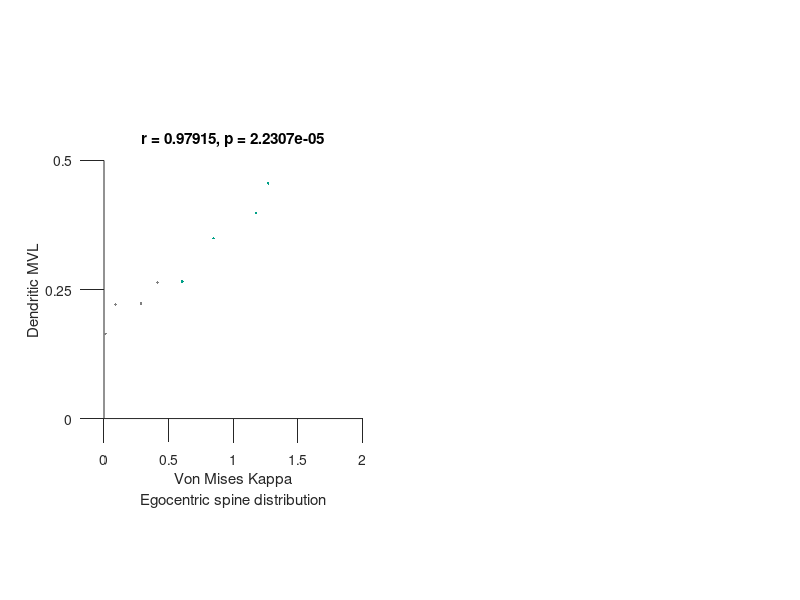

This chart was generated by the following MATLAB code:
%%

clear;clc;close

load('data_Fig_4F.mat');load('color_npg.mat');

%%
MVL_m=[MVL_eb;MVL_ebnot];
kappa_m=[kappa_eb;kappa_ebnot];

[r1,p1]=corrcoef(MVL_m,kappa_m);

%% plot kappa vs MVL
subplot(1,2,1);
plot(kappa_eb,MVL_eb,'.','color',color_npg(3,:));hold on;plot(kappa_ebnot,MVL_ebnot,'.','color',[0.5,0.5,0.5]);
ylabel('Dendritic MVL');xlabel({'Von Mises Kappa';'Egocentric spine distribution'});
title(['r = ',num2str(r1(2)),', p = ',num2str(p1(2))]);
axis([0 2 0 0.5]);set(gca,'tickdir','out','ticklength',[0.05,0.05]);
set(gca,'xtick',0:0.5:2);set(gca,'ytick',0:0.25:0.5);box off;axis square;

